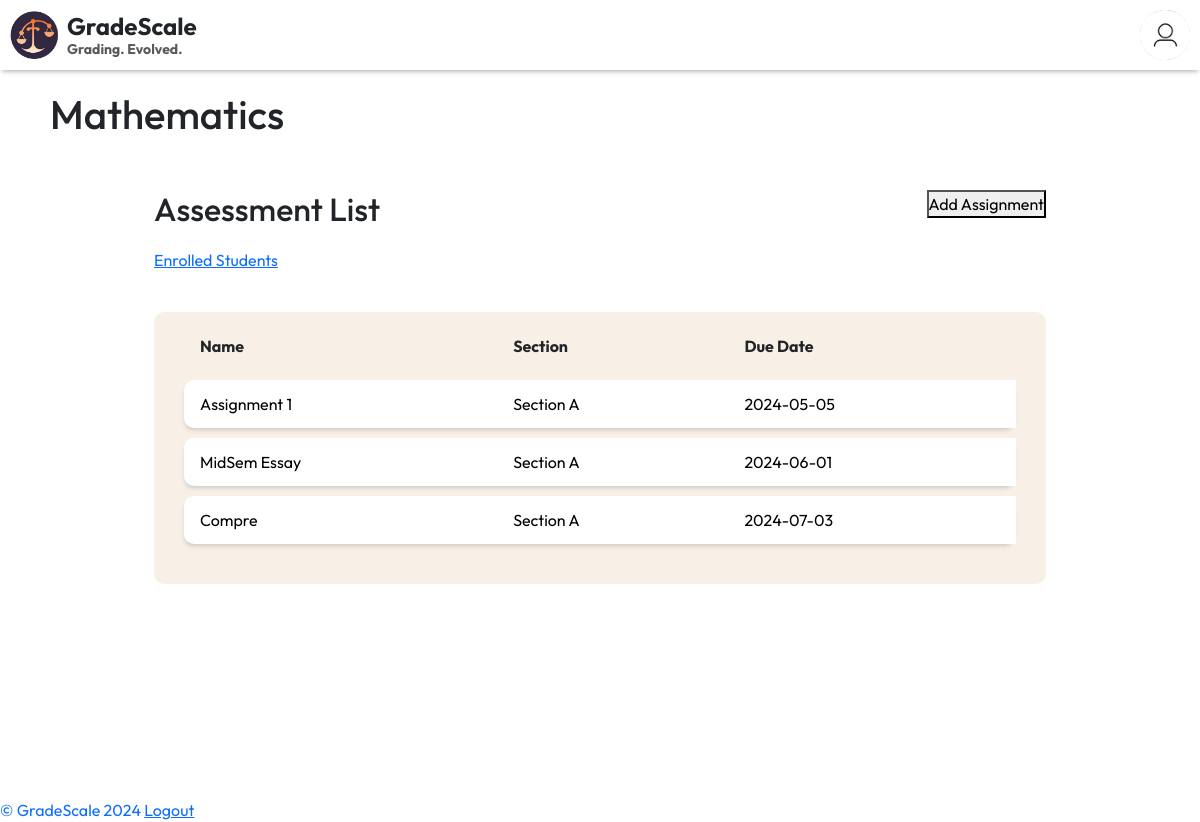
Screenshot of /teacher/course/2 (signed in) with the database file from the repository.
### tables this page shows
CREATE TABLE Courses (
    CourseID INTEGER PRIMARY KEY AUTOINCREMENT,
    UserID INTEGER,
    CourseName TEXT NOT NULL,
    FOREIGN KEY (UserID) REFERENCES Users(UserID)
);

CREATE TABLE Assignments (
    AssignmentID INTEGER PRIMARY KEY AUTOINCREMENT,
    CourseID INTEGER,
    Name TEXT NOT NULL,
    Section TEXT,
    DueDate DATE,
    FOREIGN KEY (CourseID) REFERENCES Courses(CourseID)
);

### main.py (the view)
@app.route("/teacher/course/<int:courseid>")
def teacher_course(courseid):
    if not session.get("isteacher"):
        return redirect('/')
    assignments = bf.get_assignments(bf.create_connection(), courseid)
    return render_template('teacher/page2.html', assignments=assignments, coursename=bf.get_course_name(bf.create_connection(), courseid), courseid=courseid)

### backendfunctions.py (called while the page is built)
def create_connection(db_file="database.db"):
    conn = None
    try:
        conn = sqlite3.connect(db_file)
        print(sqlite3.version)
    except sqlite3.Error as e:
        print(e)
    return conn

def get_course_name(conn, course_id):
    try:
        sql = f"SELECT CourseName FROM Courses WHERE CourseID = {course_id}"
        cursor = conn.cursor()
        cursor.execute(sql)
        row = cursor.fetchone()
        return row[0]
    except sqlite3.Error as e:
        print(e)
        return None

def get_assignments(conn, course_id):
    try:
        sql = f"SELECT AssignmentID, Name, Section, DueDate FROM Assignments WHERE CourseID = {course_id}"
        cursor = conn.cursor()
        cursor.execute(sql)
        rows = cursor.fetchall()
        return rows
    except sqlite3.Error as e:
        print(e)
        return None

### templates/teacher/page2.html (shortened to what this page needs)
{% extends "student/studentlayout.html" %}
{% block head %}
    <link rel="stylesheet" href="{{url_for('static', filename='index.css')}}" />
{% endblock %}
{% block content %}
    <h2 style="font-size: 40px; margin: 20px 0px 20px 50px">
      {{coursename}}
    </h2>
    <div class="container" style="width: 85%;min-height: 80vh;">
      <section class="assessment-list">
        <div>
          <h3
            style="
              font-size: 32px;
              margin-bottom: 20px;
              display: inline-block;
            "
          >
            Assessment List
          </h3>
          <button onclick="addAssignmentPopup()" class="submit-button" style="display: inline-block;float:right;">Add Assignment</button>
          <a href="/teacher/students/{{courseid}}" style="display:block;margin-bottom:40px;">Enrolled Students</a>
        </div>
        <div class="table-outside">
          <table style="border-collapse: separate; border-spacing: 0 10px">
            <thead>
              <div id="exp">
                <tr style="margin-bottom: 5px">
                  <th>Name</th>
                  <th>Section</th>
                  <th>Due Date</th>
                </tr>
              </div>
            </thead>
            <tbody>
              {% for assignment in assignments %}
              <tr onclick="window.location.href='/teacher/addquestion/{{assignment[0]}}'" style="cursor: pointer; text-decoration: none; color: black">
                <td>{{assignment[1]}}
                </td>
                <td>{{assignment[2]}}</td>
                <td>{{assignment[3]}}</td>
              </tr>
              {% endfor %}
            </tbody>
          </table>
        </div>
      </section>
    </div>
{% endblock %}

### static/index.css (style rules this page uses)
* { margin: 0; padding: 0; font-family: "Outfit" !important; box-sizing: border-box; }
body { font-family: sans-serif; margin: 0; padding: 0; }
.container { width: 80%; margin: 0 auto; padding: 2rem; padding: 2rem 4rem; }
h2 { text-align: left; margin-bottom: 1rem; }
.assessment-list { margin-bottom: 2rem; }
table { border-radius: 10px; width: 100%; border-collapse: separate; background-color: rgba(238, 217, 196, 0.4); padding: 0px 30px 30px 30px; }
th, td { padding: 0.75rem 1rem; border: none; }
th { font-weight: bold; text-align: left; border: none; }
table tbody tr { background-color: rgba( 255, 255, 255, 1 ); margin-bottom: 10px; box-shadow: -1px 4px 4px -2px rgba(117, 117, 117, 0.3); -webkit-box-shadow: -1px 4px 4px -2px rgba(117, 117, 117, 0.3); -moz-box-shadow: -1px 4px 4px -2px rgba(117, 117, 117, 0.3); border-radius: 10px; }
table tbody { margin-bottom: 5px; }
table tbody tr :nth-child(1) { border-top-left-radius: 10px; border-bottom-left-radius: 10px; }

### rows the page displays
Courses: CourseName "Mathematics"
Assignments: Name "Assignment 1", Section "Section A", DueDate "2024-05-05"
Assignments: Name "MidSem Essay", Section "Section A", DueDate "2024-06-01"
Assignments: Name "Compre", Section "Section A", DueDate "2024-07-03"
